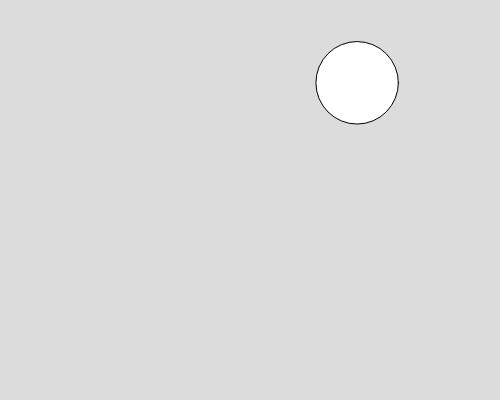
Frame 1 (no input)
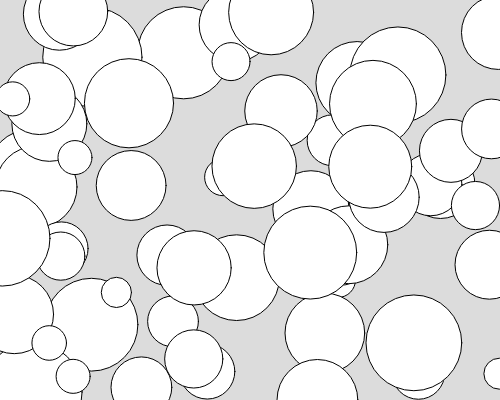
Frame 60 (no input)
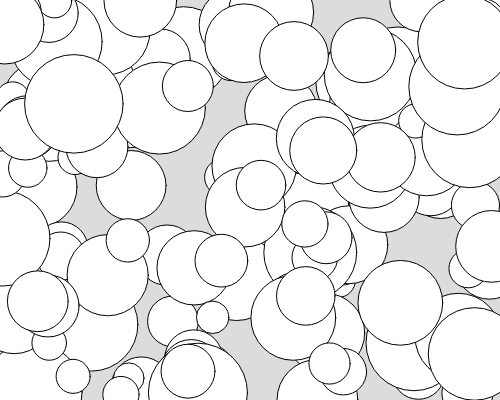
Frame 120 (the mouse pressed at the canvas centre since frame 60)

The p5.js sketch that drew these frames (run headless with seeded random() and noise() and a simulated clock; from frame 60 on, the mouse is pressed at the canvas centre):

// p5.js sketch
// ── sketch.js
function setup() {
  createCanvas(500, 400);
  background(220);
}

function draw() {
  let x = random(width);
  let y = random(height);
  let dia = random(30, 100);
  
  circle(x, y, dia);
}
